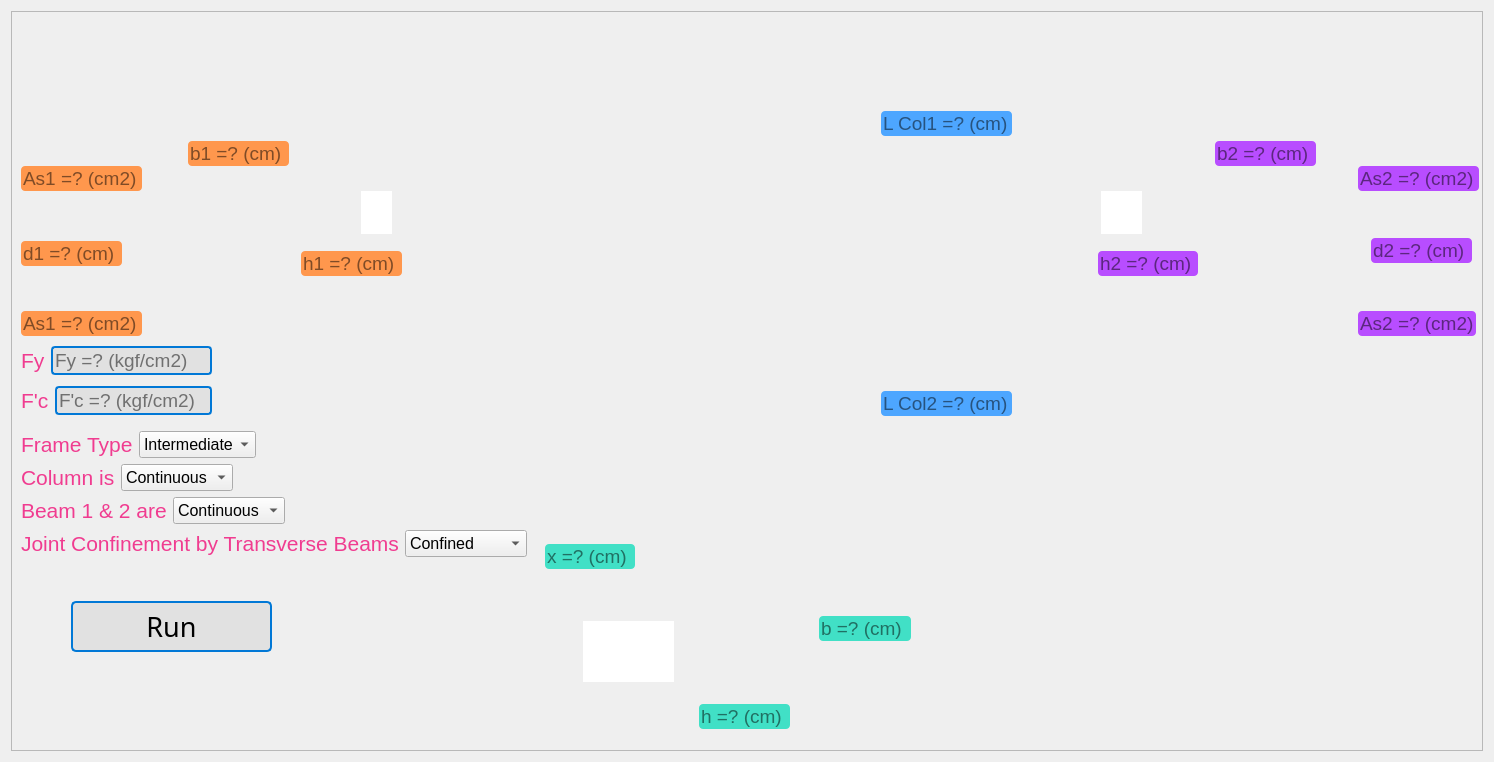
        <widget class="QWidget" name="scrollAreaWidgetContents">
         <property name="geometry">
          <rect>
           <x>0</x>
           <y>0</y>
           <width>1494</width>
           <height>758</height>
          </rect>
         </property>
         <layout class="QVBoxLayout" name="verticalLayout_2">
          <item>
           <widget class="QFrame" name="frame">
            <property name="minimumSize">
             <size>
              <width>0</width>
              <height>740</height>
             </size>
            </property>
            <property name="styleSheet">
             <string notr="true"/>
            </property>
            <property name="frameShape">
             <enum>QFrame::StyledPanel</enum>
            </property>
            <property name="frameShadow">
             <enum>QFrame::Raised</enum>
            </property>
            <widget class="QLabel" name="label">
             <property name="geometry">
              <rect>
               <x>-20</x>
               <y>-80</y>
               <width>1500</width>
               <height>852</height>
              </rect>
             </property>
             <property name="font">
              <font>
               <pointsize>14</pointsize>
              </font>
             </property>
             <property name="text">
              <string>&lt;html&gt;&lt;head/&gt;&lt;body&gt;&lt;p&gt;&lt;img width=&quot;1500&quot; height=&quot;900&quot; src=&quot;:/input-img/joint img.jpg&quot;/&gt;&lt;/p&gt;&lt;/body&gt;&lt;/html&gt;</string>
             </property>
            </widget>
            <widget class="QLineEdit" name="L_col1">
             <property name="geometry">
              <rect>
               <x>870</x>
               <y>100</y>
               <width>131</width>
               <height>25</height>
              </rect>
             </property>
             <property name="font">
              <font>
               <pointsize>14</pointsize>
               <bold>false</bold>
              </font>
             </property>
             <property name="styleSheet">
              <string notr="true">QLineEdit{
	background-color :#4da6ff;
	border-radius:4px;
}</string>
             </property>
             <property name="placeholderText">
              <string>L Col1 =? (cm)</string>
             </property>
            </widget>
            <widget class="QLineEdit" name="L_col2">
             <property name="geometry">
              <rect>
               <x>870</x>
               <y>380</y>
               <width>131</width>
               <height>25</height>
              </rect>
             </property>
             <property name="font">
              <font>
               <pointsize>14</pointsize>
               <bold>false</bold>
              </font>
             </property>
             <property name="styleSheet">
              <string notr="true">QLineEdit{
	background-color :#4da6ff;
	border-radius:4px;
}</string>
             </property>
             <property name="placeholderText">
              <string>L Col2 =? (cm)</string>
             </property>
            </widget>
            <widget class="QLineEdit" name="b_beam2">
             <property name="geometry">
              <rect>
               <x>1204</x>
               <y>130</y>
               <width>101</width>
               <height>25</height>
              </rect>
             </property>
             <property name="font">
              <font>
               <pointsize>14</pointsize>
               <bold>false</bold>
              </font>
             </property>
             <property name="styleSheet">
              <string notr="true">QLineEdit{
	background-color : #b84dff;
	border-radius:4px;
}</string>
             </property>
             <property name="placeholderText">
              <string>b2 =? (cm)</string>
             </property>
            </widget>
            <widget class="QLineEdit" name="h_beam2">
             <property name="geometry">
              <rect>
               <x>1087</x>
               <y>240</y>
               <width>100</width>
               <height>25</height>
              </rect>
             </property>
             <property name="font">
              <font>
               <pointsize>14</pointsize>
               <bold>false</bold>
              </font>
             </property>
             <property name="styleSheet">
              <string notr="true">QLineEdit{
	background-color : #b84dff;
	border-radius:4px;
}</string>
             </property>
             <property name="placeholderText">
              <string>h2 =? (cm)</string>
             </property>
            </widget>
            <widget class="QLineEdit" name="A_s2Top">
             <property name="geometry">
              <rect>
               <x>1347</x>
               <y>155</y>
               <width>121</width>
               <height>25</height>
              </rect>
             </property>
             <property name="font">
              <font>
               <pointsize>14</pointsize>
               <bold>false</bold>
              </font>
             </property>
             <property name="styleSheet">
              <string notr="true">QLineEdit{
	background-color :#b84dff;
	border-radius:4px;
}</string>
             </property>
             <property name="placeholderText">
              <string>As2 =? (cm2)</string>
             </property>
            </widget>
            <widget class="QLineEdit" name="A_s2Btm">
             <property name="geometry">
              <rect>
               <x>1347</x>
               <y>300</y>
               <width>118</width>
               <height>25</height>
              </rect>
             </property>
             <property name="font">
              <font>
               <pointsize>14</pointsize>
               <bold>false</bold>
              </font>
             </property>
             <property name="styleSheet">
              <string notr="true">QLineEdit{
	background-color :#b84dff;
	border-radius:4px;
}</string>
             </property>
             <property name="placeholderText">
              <string>As2 =? (cm2)</string>
             </property>
            </widget>
            <widget class="QLineEdit" name="A_s1Top">
             <property name="geometry">
              <rect>
               <x>10</x>
               <y>155</y>
               <width>121</width>
               <height>25</height>
              </rect>
             </property>
             <property name="font">
              <font>
               <pointsize>14</pointsize>
               <bold>false</bold>
              </font>
             </property>
             <property name="styleSheet">
              <string notr="true">QLineEdit{
	background-color :#ff974d;
	border-radius:4px;
}</string>
             </property>
             <property name="placeholderText">
              <string>As1 =? (cm2)</string>
             </property>
            </widget>
            <widget class="QLineEdit" name="A_s1Btm">
             <property name="geometry">
              <rect>
               <x>10</x>
               <y>300</y>
               <width>121</width>
               <height>25</height>
              </rect>
             </property>
             <property name="font">
              <font>
               <pointsize>14</pointsize>
               <bold>false</bold>
              </font>
             </property>
             <property name="styleSheet">
              <string notr="true">QLineEdit{
	background-color :#ff974d;
	border-radius:4px;
}</string>
             </property>
             <property name="placeholderText">
              <string>As1 =? (cm2)</string>
             </property>
            </widget>
            <widget class="QLineEdit" name="h_beam1">
             <property name="geometry">
              <rect>
               <x>290</x>
               <y>240</y>
               <width>101</width>
               <height>25</height>
              </rect>
             </property>
             <property name="font">
              <font>
               <pointsize>14</pointsize>
               <bold>false</bold>
              </font>
             </property>
             <property name="styleSheet">
              <string notr="true">QLineEdit{
	background-color :#ff974d;
	border-radius:4px;
}</string>
             </property>
             <property name="readOnly">
              <bool>false</bool>
             </property>
             <property name="placeholderText">
              <string>h1 =? (cm)</string>
             </property>
            </widget>
            <widget class="QLineEdit" name="b_beam1">
             <property name="geometry">
              <rect>
               <x>177</x>
               <y>130</y>
               <width>101</width>
               <height>25</height>
              </rect>
             </property>
             <property name="font">
              <font>
               <pointsize>14</pointsize>
               <bold>false</bold>
              </font>
             </property>
             <property name="styleSheet">
              <string notr="true">QLineEdit{
	background-color :#ff974d;
	border-radius:4px;
}</string>
             </property>
             <property name="placeholderText">
              <string>b1 =? (cm)</string>
             </property>
            </widget>
            <widget class="QLineEdit" name="x">
             <property name="geometry">
              <rect>
               <x>534</x>
               <y>533</y>
               <width>90</width>
               <height>25</height>
              </rect>
             </property>
             <property name="font">
              <font>
               <pointsize>14</pointsize>
               <bold>false</bold>
              </font>
             </property>
             <property name="styleSheet">
              <string notr="true">QLineEdit{
	background-color : #41e0c6;
	border-radius:4px;
}
</string>
             </property>
             <property name="placeholderText">
              <string>x =? (cm)</string>
             </property>
            </widget>
            <widget class="QLineEdit" name="b_column1">
             <property name="geometry">
              <rect>
               <x>808</x>
               <y>605</y>
               <width>92</width>
               <height>25</height>
              </rect>
             </property>
             <property name="font">
              <font>
               <pointsize>14</pointsize>
               <bold>false</bold>
              </font>
             </property>
             <property name="styleSheet">
              <string notr="true">QLineEdit{
	background-color :#41e0c6;
	border-radius:4px;
}</string>
             </property>
             <property name="placeholderText">
              <string>b =? (cm)</string>
             </property>
            </widget>
            <widget class="QLineEdit" name="h_column1">
             <property name="geometry">
              <rect>
               <x>688</x>
               <y>693</y>
               <width>91</width>
               <height>25</height>
              </rect>
             </property>
             <property name="font">
              <font>
               <pointsize>14</pointsize>
               <bold>false</bold>
              </font>
             </property>
             <property name="styleSheet">
              <string notr="true">QLineEdit{
	background-color : #41e0c6;
	border-radius:4px;
}</string>
             </property>
             <property name="placeholderText">
              <string>h =? (cm)</string>
             </property>
            </widget>
            <widget class="QLabel" name="label_14">
             <property name="geometry">
              <rect>
               <x>1090</x>
               <y>180</y>
               <width>41</width>
               <height>43</height>
              </rect>
             </property>
             <property name="styleSheet">
              <string notr="true">QLabel{
	background-color :#fff;
	color : #2c87d1;
}</string>
             </property>
             <property name="text">
              <string>&lt;html&gt;&lt;head/&gt;&lt;body&gt;&lt;p&gt;&lt;br/&gt;&lt;/p&gt;&lt;/body&gt;&lt;/html&gt;</string>
             </property>
             <property name="alignment">
              <set>Qt::AlignCenter</set>
             </property>
            </widget>
            <widget class="QLabel" name="label_15">
             <property name="geometry">
              <rect>
               <x>350</x>
               <y>180</y>
               <width>31</width>
               <height>43</height>
              </rect>
             </property>
             <property name="styleSheet">
              <string notr="true">QLabel{
	background-color :#fff;
	color : #2c87d1;
}</string>
             </property>
             <property name="text">
              <string>&lt;html&gt;&lt;head/&gt;&lt;body&gt;&lt;p&gt;&lt;br/&gt;&lt;/p&gt;&lt;/body&gt;&lt;/html&gt;</string>
             </property>
             <property name="alignment">
              <set>Qt::AlignCenter</set>
             </property>
            </widget>
            <widget class="QLineEdit" name="d_beam1">
             <property name="geometry">
              <rect>
               <x>10</x>
               <y>230</y>
               <width>101</width>
               <height>25</height>
              </rect>
             </property>
             <property name="font">
              <font>
               <pointsize>14</pointsize>
               <bold>false</bold>
              </font>
             </property>
             <property name="styleSheet">
              <string notr="true">QLineEdit{
	background-color :#ff974d;
	border-radius:4px;
}</string>
             </property>
             <property name="placeholderText">
              <string>d1 =? (cm)</string>
             </property>
            </widget>
            <widget class="QLineEdit" name="d_beam2">
             <property name="geometry">
              <rect>
               <x>1360</x>
               <y>227</y>
               <width>101</width>
               <height>25</height>
              </rect>
             </property>
             <property name="font">
              <font>
               <pointsize>14</pointsize>
               <bold>false</bold>
              </font>
             </property>
             <property name="styleSheet">
              <string notr="true">QLineEdit{
	background-color :#b84dff;
	border-radius:4px;
}</string>
             </property>
             <property name="placeholderText">
              <string>d2 =? (cm)</string>
             </property>
            </widget>
            <widget class="QLabel" name="label_8">
             <property name="geometry">
              <rect>
               <x>572</x>
               <y>610</y>
               <width>91</width>
               <height>61</height>
              </rect>
             </property>
             <property name="styleSheet">
              <string notr="true">QLabel{
	background-color : #fff;
}</string>
             </property>
             <property name="text">
              <string/>
             </property>
            </widget>
            <widget class="QPushButton" name="start">
             <property name="geometry">
              <rect>
               <x>60</x>
               <y>590</y>
               <width>201</width>
               <height>51</height>
              </rect>
             </property>
             <property name="font">
              <font>
               <pointsize>20</pointsize>
               <italic>false</italic>
               <bold>false</bold>
              </font>
             </property>
             <property name="cursor">
              <cursorShape>PointingHandCursor</cursorShape>
             </property>
             <property name="toolTip">
              <string>&lt;html&gt;&lt;head/&gt;&lt;body&gt;&lt;p&gt;CTRL + R&lt;/p&gt;&lt;/body&gt;&lt;/html&gt;</string>
             </property>
             <property name="styleSheet">
              <string notr="true">QPushButton{
	font: 20pt MS Reference Sans Serif;
	background-color : #e1e1e1;
	border : 2px solid #0178d6 ;
	border-radius : 5px;
}

QPushButton:hover{
	font: 20pt MS Reference Sans Serif;
	color : #00bf69;
	background-color : #e1e1e1;
	border : 3px solid #00bf69 ;
	border-radius : 5px;
}</string>
             </property>
             <property name="text">
              <string>Run</string>
             </property>
             <property name="shortcut">
              <string>Ctrl+R</string>
             </property>
            </widget>
            <widget class="QWidget" name="layoutWidget_3">
             <property name="geometry">
              <rect>
               <x>10</x>
               <y>330</y>
               <width>191</width>
               <height>81</height>
              </rect>
             </property>
             <layout class="QGridLayout" name="gridLayout_3">
              <item row="0" column="0">
               <layout class="QGridLayout" name="gridLayout">
                <item row="0" column="0">
                 <widget class="QLabel" name="label_50">
                  <property name="font">
                   <font>
                    <pointsize>16</pointsize>
                   </font>
                  </property>
                  <property name="styleSheet">
                   <string notr="true">QLabel{
	color : #f03c90;
}</string>
                  </property>
                  <property name="text">
                   <string>&lt;html&gt;&lt;head/&gt;&lt;body&gt;&lt;p&gt;Fy&lt;/p&gt;&lt;/body&gt;&lt;/html&gt;</string>
                  </property>
                 </widget>
                </item>
                <item row="0" column="2">
                 <widget class="QLineEdit" name="f_y">
                  <property name="minimumSize">
                   <size>
                    <width>100</width>
                    <height>25</height>
                   </size>
                  </property>
                  <property name="sizeIncrement">
                   <size>
                    <width>1000</width>
                    <height>200</height>
                   </size>
                  </property>
                  <property name="font">
                   <font>
                    <pointsize>14</pointsize>
                    <bold>false</bold>
                   </font>
                  </property>
                  <property name="styleSheet">
                   <string notr="true">QLineEdit{
	background-color :#e1e1e1;
	border-radius:4px;
	border : 2px solid #0178d6 ;
}</string>
                  </property>
                  <property name="placeholderText">
                   <string>Fy =? (kgf/cm2)</string>
                  </property>
                 </widget>
                </item>
               </layout>
              </item>
              <item row="1" column="0">
               <layout class="QGridLayout" name="gridLayout_2">
                <item row="0" column="0">
                 <widget class="QLabel" name="label_49">
                  <property name="font">
                   <font>
                    <pointsize>16</pointsize>
                   </font>
                  </property>
                  <property name="styleSheet">
                   <string notr="true">QLabel{
	color : #f03c90;
}</string>
                  </property>
                  <property name="text">
                   <string>&lt;html&gt;&lt;head/&gt;&lt;body&gt;&lt;p&gt;F'c&lt;/p&gt;&lt;/body&gt;&lt;/html&gt;</string>
                  </property>
                 </widget>
                </item>
                <item row="0" column="1">
                 <widget class="QLineEdit" name="f_c">
                  <property name="minimumSize">
                   <size>
                    <width>100</width>
                    <height>25</height>
                   </size>
                  </property>
                  <property name="font">
                   <font>
                    <pointsize>14</pointsize>
                    <bold>false</bold>
                   </font>
                  </property>
                  <property name="styleSheet">
                   <string notr="true">QLineEdit{
	background-color :#e1e1e1;
	border-radius:4px;
	border : 2px solid #0178d6 ;
}</string>
                  </property>
                  <property name="placeholderText">
                   <string>F'c =? (kgf/cm2)</string>
                  </property>
                 </widget>
                </item>
               </layout>
              </item>
             </layout>
            </widget>
            <widget class="QWidget" name="layoutWidget_2">
             <property name="geometry">
              <rect>
               <x>10</x>
               <y>420</y>
               <width>511</width>
               <height>146</height>
              </rect>
             </property>
             <layout class="QFormLayout" name="formLayout_5">
              <item row="0" column="0">
               <layout class="QFormLayout" name="formLayout_3">
                <item row="0" column="0">
                 <widget class="QLabel" name="label_54">
                  <property name="font">
                   <font>
                    <pointsize>16</pointsize>
                   </font>
                  </property>
                  <property name="styleSheet">
                   <string notr="true">QLabel{
	color : #f03c90;
}</string>
                  </property>
                  <property name="text">
                   <string>&lt;html&gt;&lt;head/&gt;&lt;body&gt;&lt;p&gt;Frame Type&lt;/p&gt;&lt;/body&gt;&lt;/html&gt;</string>
                  </property>
                 </widget>
                </item>
                <item row="0" column="1">
                 <widget class="QComboBox" name="frame_type">
                  <property name="font">
                   <font>
                    <pointsize>12</pointsize>
                   </font>
                  </property>
                  <property name="styleSheet">
                   <string notr="true"/>
                  </property>
                  <item>
                   <property name="text">
                    <string>Intermediate</string>
                   </property>
                  </item>
                  <item>
                   <property name="text">
                    <string>Special</string>
                   </property>
                  </item>
                  <item>
                   <property name="text">
                    <string>Ordinary</string>
                   </property>
                  </item>
                 </widget>
                </item>
               </layout>
              </item>
              <item row="2" column="0">
               <layout class="QFormLayout" name="formLayout_2">
                <item row="0" column="0">
                 <widget class="QLabel" name="label_56">
                  <property name="font">
                   <font>
                    <pointsize>16</pointsize>
                   </font>
                  </property>
                  <property name="styleSheet">
                   <string notr="true">QLabel{
	color :#f03c90;
}</string>
                  </property>
                  <property name="text">
                   <string>&lt;html&gt;&lt;head/&gt;&lt;body&gt;&lt;p&gt;Column is&lt;/p&gt;&lt;/body&gt;&lt;/html&gt;</string>
                  </property>
                 </widget>
                </item>
                <item row="0" column="1">
                 <widget class="QComboBox" name="column_is">
                  <property name="font">
                   <font>
                    <pointsize>12</pointsize>
                   </font>
                  </property>
                  <property name="styleSheet">
                   <string notr="true"/>
                  </property>
                  <item>
                   <property name="text">
                    <string>Continuous</string>
                   </property>
                  </item>
                  <item>
                   <property name="text">
                    <string>Other</string>
                   </property>
                  </item>
                 </widget>
                </item>
               </layout>
              </item>
              <item row="3" column="0">
               <layout class="QFormLayout" name="formLayout">
                <item row="0" column="1">
                 <widget class="QComboBox" name="beam1_2">
                  <property name="font">
                   <font>
                    <pointsize>12</pointsize>
                   </font>
                  </property>
                  <property name="styleSheet">
                   <string notr="true"/>
                  </property>
                  <item>
                   <property name="text">
                    <string>Continuous</string>
                   </property>
                  </item>
                  <item>
                   <property name="text">
                    <string>Other</string>
                   </property>
                  </item>
                 </widget>
                </item>
                <item row="0" column="0">
                 <widget class="QLabel" name="label_55">
                  <property name="font">
                   <font>
                    <pointsize>16</pointsize>
                   </font>
                  </property>
                  <property name="styleSheet">
                   <string notr="true">QLabel{
	color : #f03c90;
}</string>
                  </property>
                  <property name="text">
                   <string>Beam 1 &amp; 2 are</string>
                  </property>
                 </widget>
                </item>
               </layout>
              </item>
              <item row="4" column="0">
               <layout class="QFormLayout" name="formLayout_4">
                <item row="0" column="1">
                 <widget class="QComboBox" name="joint">
                  <property name="font">
                   <font>
                    <pointsize>12</pointsize>
                   </font>
                  </property>
                  <item>
                   <property name="text">
                    <string>Confined</string>
                   </property>
                  </item>
                  <item>
                   <property name="text">
                    <string>Not Confined</string>
                   </property>
                  </item>
                 </widget>
                </item>
                <item row="0" column="0">
                 <widget class="QLabel" name="label_53">
                  <property name="font">
                   <font>
                    <pointsize>16</pointsize>
                   </font>
                  </property>
                  <property name="styleSheet">
                   <string notr="true">QLabel{
	color :#f03c90;
}</string>
                  </property>
                  <property name="text">
                   <string>&lt;html&gt;&lt;head/&gt;&lt;body&gt;&lt;p&gt;Joint Confinement by Transverse Beams&lt;/p&gt;&lt;/body&gt;&lt;/html&gt;</string>
                  </property>
                 </widget>
                </item>
               </layout>
              </item>
             </layout>
            </widget>
            <zorder>label</zorder>
            <zorder>b_beam2</zorder>
            <zorder>h_beam2</zorder>
            <zorder>A_s2Top</zorder>
            <zorder>A_s2Btm</zorder>
            <zorder>A_s1Top</zorder>
            <zorder>A_s1Btm</zorder>
            <zorder>h_beam1</zorder>
            <zorder>b_beam1</zorder>
            <zorder>x</zorder>
            <zorder>b_column1</zorder>
            <zorder>h_column1</zorder>
            <zorder>label_14</zorder>
            <zorder>label_15</zorder>
            <zorder>d_beam1</zorder>
            <zorder>d_beam2</zorder>
            <zorder>label_8</zorder>
            <zorder>start</zorder>
            <zorder>L_col1</zorder>
            <zorder>L_col2</zorder>
            <zorder>layoutWidget_3</zorder>
            <zorder>layoutWidget_2</zorder>
           </widget>
          </item>
         </layout>
        </widget>
